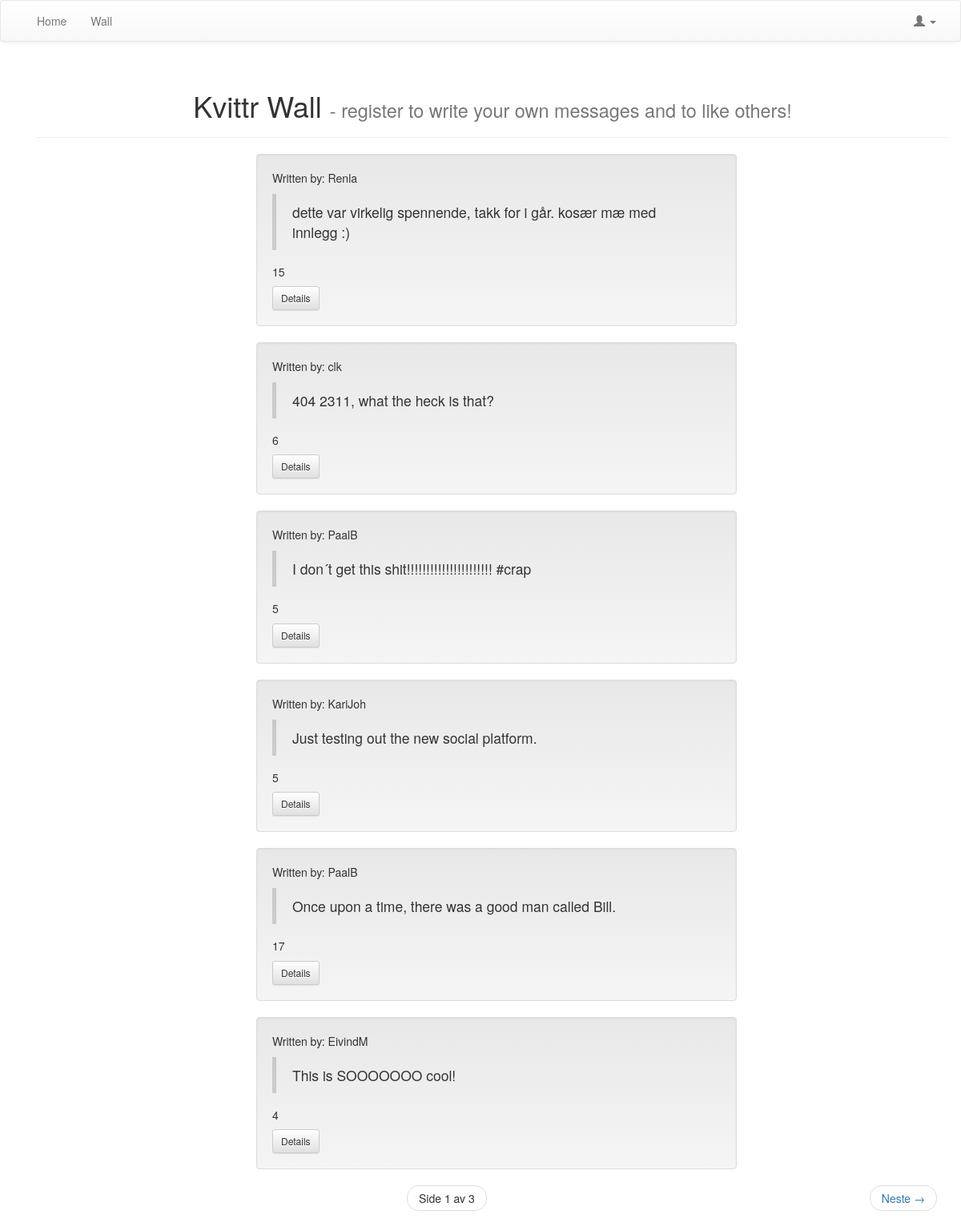
Page /kvittr_messages/ on the earlier database version.
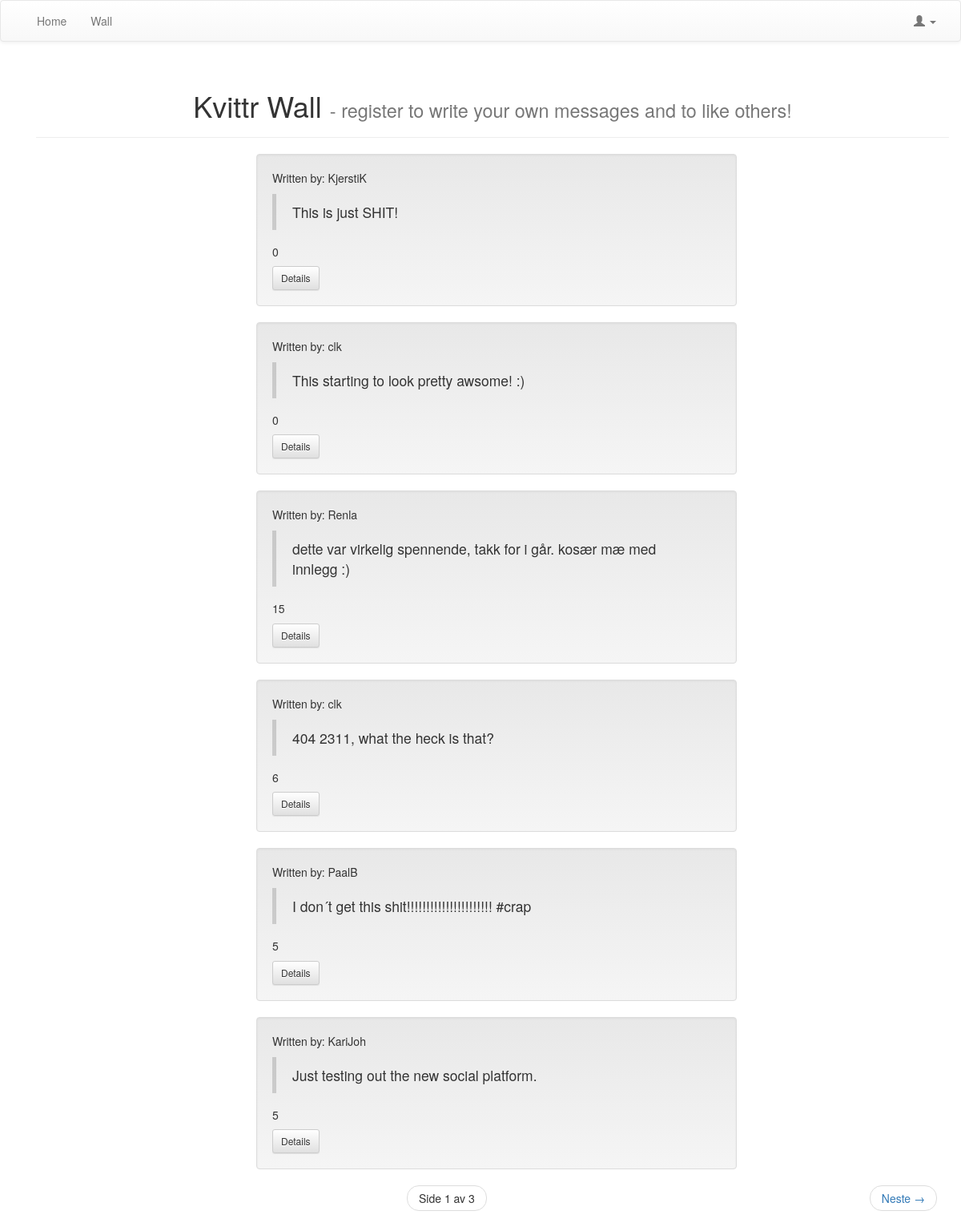
Same page on the later database version.
### kvittr_messages/models.py (models this page shows, shortened)
class Message(models.Model):
	message = models.TextField()
	created_by = models.ForeignKey(User, related_name="created_message")
	created_datetime = models.DateTimeField()
	likes = models.PositiveIntegerField(default=0)
	class Meta:
		ordering = ['-id']

### kvittr_messages/views.py (the view)
def message_listing(request):
	new_post = request.POST.get('new_post')
	if new_post:
		post = Message()
		post.message = new_post
		post.created_datetime = timezone.now()
		post.created_by = request.user
		post.save()
	messages = Message.objects.all()
	page_number = request.GET.get('page')
	paginator = Paginator(messages, 6)
	try:
		messages = paginator.page(page_number)
	except PageNotAnInteger:
		messages = paginator.page(1)
	except EmptyPage:
		messages = paginator.page(paginator.num_pages)
	context = {'messages': messages}
	return render(request, 'kvittr_messages/message_listing.html', context)

### kvittr_messages/templates/kvittr_messages/message_listing.html (shortened to what this page needs)
{% extends 'theme/base.html' %}
{% block pagecontent %}
    {% if user.is_authenticated %}
    <div class="row" style="margin-bottom:10px; width: 590px; margin-left: auto; margin-right: auto;">
        <div class="col-sm-12">
            <h3 class="text-center">Tell us whats on your mind, {{ user.username }}</h3>
            <form class="form-horizontal" method="POST">
                {% csrf_token %}
                <div class="form-group">
                    <div class="col-sm-12">
                       <textarea class="form-control" rows="1" name="new_post" required></textarea>
                    </div>
                </div>
                <div class="form-group">
                    <div class="col-sm-12">
                        <button type="submit" class="btn btn-primary ">Save post</button>
                    </div>
                </div>
            </form>
        </div>
    </div>
    <hr>
    {% else %}
        <div class="container">
            <div class="page-header">
                <h1 class="text-center">Kvittr Wall <small>- register to write your own messages and to like others! </small></h1>
            </div>
        </div>
    {% endif %}
        <ul>
        {% for message in messages %}
            <li class="well" style="list-style:none; width: 600px; margin-left: auto; margin-right: auto;">
                <p>Written by: {{ message.created_by }} </p>
                <blockquote>{{ message.message }}</blockquote>
                <h5 id="id-likes-for-message-{{ message.id }}"> {{ message.likes }}</h5>
                <a href="{% url 'message_details' message.id %}" class="btn btn-sm btn-default">Details</a>
            </li>
        {% endfor %}
        </ul>
    <nav>
        <ul class="pager">
                <li>
                    <span class="current">
                        Side {{ messages.number }} av {{ messages.paginator.num_pages }}
                    </span>
                </li>
            {% if messages.has_next %}
                <li class="next">
                    <a href="?page={{ messages.next_page_number }}">
                        Neste <span aria-hidden="true"> &rarr; </span>
                    </a>
                </li>
            {% endif %}
        </ul>
    </nav>
{% endblock %}

### theme/templates/theme/base.html (shortened to what this page needs)
{% extends 'theme/site_base.html' %}
{% block body %}
    <nav class="navbar navbar-default" role="navigation">
      <div class="container-fluid">
        <div class="collapse navbar-collapse" id="bs-example-navbar-collapse-1">
          <ul class="nav navbar-nav">
            <li>
                <a href="{% url 'frontpage' %}">Home</a>
            </li>
            <li>
                <a href="{% url 'message_listing' %}">Wall</a>
            </li>
          </ul>
          <ul class="nav navbar-nav navbar-right">
          {% if user.is_anonymous %}
                <li class="dropdown">
                  <a href="#" class="dropdown-toggle" data-toggle="dropdown">
                    <span class="glyphicon glyphicon-user" aria-hidden="true"></span>
                    <span class="caret"></span></a>
                </li>
          {% endif %}
          </ul>
        </div>
      </div>
    </nav>
    <div class="container">
        {% block pagecontent %}
        {% endblock %}
    </div>
{% endblock body %}

### theme/templates/theme/site_base.html (shortened to what this page needs)
{% load staticfiles %}
<!DOCTYPE html>
<html lang="en">
  <head>
    <link rel="stylesheet" href="https://maxcdn.bootstrapcdn.com/bootstrap/3.2.0/css/bootstrap.min.css">
    <link rel="stylesheet" href="https://maxcdn.bootstrapcdn.com/bootstrap/3.2.0/css/bootstrap-theme.min.css">
  </head>
  <body>
    {% block body %}
    {% endblock body %}
  </body>
  </html>

Differences in the rows shown:
no longer on this page (row unchanged): Message: created_by "PaalB", message "Once upon a time, there was a good man called Bill.", likes "17"
no longer on this page (row unchanged): Message: created_by "EivindM", message "This is SOOOOOOO cool!", likes "4"
added Message: created_by "KjerstiK", message "This is just SHIT!", likes "0"
added Message: created_by "clk", message "This starting to look pretty awsome! :)", likes "0"
